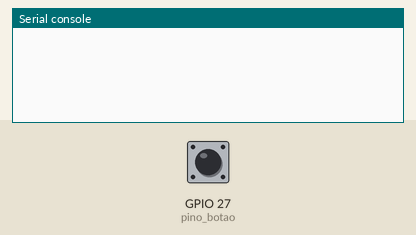
The program below on a simulated ESP32 board running MicroPython. On the bench: the last lines printed to the serial console. Inputs (shaded band) come from the test bench; at power-on: GPIO 27 (pino_botao) HIGH.

Above: at 1.2 s.
1.3 s: GPIO 27 (pino_botao) pulled LOW for 0.15 s
At 1.46 s:
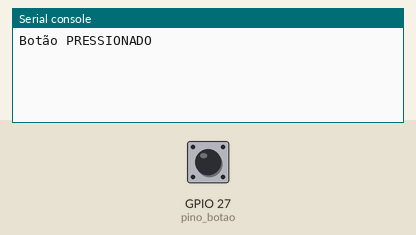
At 2.8 s:
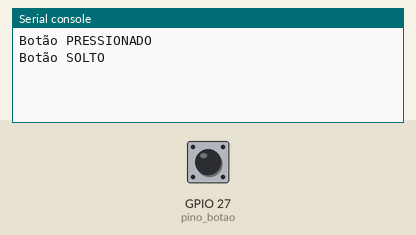

Measured:
- after the input at 1.3 s, the serial console: prints a new line at once (image 1)

The program:

02main_out_uart_btn_press_release.py
```python
from machine import Pin, UART
import time

# UART - verifique os pinos corretos para seu ESP32
uart = UART(1, baudrate=115200, tx=17, rx=16)

# Pino do botão
pino_botao = Pin(27, Pin.IN, Pin.PULL_UP)

estado_anterior = 1  # Botão inicialmente não pressionado (puxado para cima)

# Mapeamento do botão para a matriz
ROW = 1
COL = 2

while True:
    estado_atual = pino_botao.value()

    if estado_atual != estado_anterior:
        time.sleep_ms(20)
        estado_atual = pino_botao.value()

        if estado_atual != estado_anterior:
            if estado_atual == 0:
                print("Botão PRESSIONADO")
                uart.write(bytes([ROW, COL, 0x01]))  # pressionado
            else:
                print("Botão SOLTO")
                uart.write(bytes([ROW, COL, 0x00]))  # solto

            estado_anterior = estado_atual

    time.sleep_ms(10)
```
